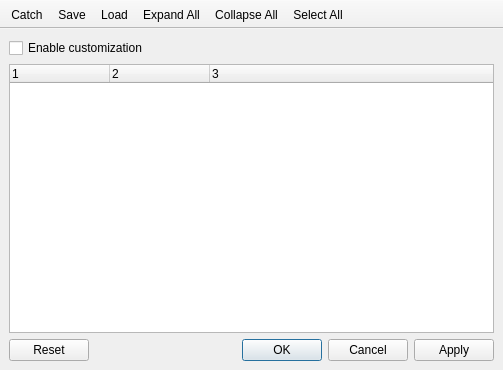
<?xml version="1.0" encoding="UTF-8"?>
<ui version="4.0">
 <class>CustomizationDialogBase</class>
 <widget class="QMainWindow" name="CustomizationDialogBase">
  <property name="geometry">
   <rect>
    <x>0</x>
    <y>0</y>
    <width>503</width>
    <height>370</height>
   </rect>
  </property>
  <property name="windowTitle">
   <string>Customization</string>
  </property>
  <widget class="QWidget" name="centralwidget">
   <layout class="QVBoxLayout" name="verticalLayout_2">
    <item>
     <widget class="QCheckBox" name="mCustomizationEnabledCheckBox">
      <property name="text">
       <string>Enable customization</string>
      </property>
     </widget>
    </item>
    <item>
     <widget class="QTreeWidget" name="treeWidget">
      <property name="selectionBehavior">
       <enum>QAbstractItemView::SelectItems</enum>
      </property>
      <property name="columnCount">
       <number>3</number>
      </property>
      <attribute name="headerVisible">
       <bool>true</bool>
      </attribute>
      <column>
       <property name="text">
        <string notr="true">1</string>
       </property>
      </column>
      <column>
       <property name="text">
        <string notr="true">2</string>
       </property>
      </column>
      <column>
       <property name="text">
        <string notr="true">3</string>
       </property>
      </column>
     </widget>
    </item>
    <item>
     <widget class="QDialogButtonBox" name="buttonBox">
      <property name="orientation">
       <enum>Qt::Horizontal</enum>
      </property>
      <property name="standardButtons">
       <set>QDialogButtonBox::Apply|QDialogButtonBox::Cancel|QDialogButtonBox::Ok|QDialogButtonBox::Reset</set>
      </property>
     </widget>
    </item>
   </layout>
  </widget>
  <widget class="QToolBar" name="toolBar">
   <property name="windowTitle">
    <string>toolBar</string>
   </property>
   <property name="movable">
    <bool>false</bool>
   </property>
   <property name="iconSize">
    <size>
     <width>24</width>
     <height>24</height>
    </size>
   </property>
   <attribute name="toolBarArea">
    <enum>TopToolBarArea</enum>
   </attribute>
   <attribute name="toolBarBreak">
    <bool>false</bool>
   </attribute>
   <addaction name="actionCatch"/>
   <addaction name="actionSave"/>
   <addaction name="actionLoad"/>
   <addaction name="actionExpandAll"/>
   <addaction name="actionCollapseAll"/>
   <addaction name="actionSelectAll"/>
  </widget>
  <action name="actionCatch">
   <property name="checkable">
    <bool>true</bool>
   </property>
   <property name="icon">
    <iconset>
     <normaloff>:/images/themes/default/mActionSelect.svg</normaloff>:/images/themes/default/mActionSelect.svg</iconset>
   </property>
   <property name="text">
    <string>Catch</string>
   </property>
   <property name="toolTip">
    <string>Switch to catching widgets in main application</string>
   </property>
  </action>
  <action name="actionSave">
   <property name="icon">
    <iconset>
     <normaloff>:/images/themes/default/mActionFileSave.svg</normaloff>:/images/themes/default/mActionFileSave.svg</iconset>
   </property>
   <property name="text">
    <string>Save</string>
   </property>
   <property name="toolTip">
    <string>Save to file</string>
   </property>
  </action>
  <action name="actionLoad">
   <property name="icon">
    <iconset>
     <normaloff>:/images/themes/default/mActionFileOpen.svg</normaloff>:/images/themes/default/mActionFileOpen.svg</iconset>
   </property>
   <property name="text">
    <string>Load</string>
   </property>
   <property name="toolTip">
    <string>Load from file</string>
   </property>
  </action>
  <action name="actionExpandAll">
   <property name="icon">
    <iconset>
     <normaloff>:/images/themes/default/mActionExpandTree.svg</normaloff>:/images/themes/default/mActionExpandTree.svg</iconset>
   </property>
   <property name="text">
    <string>Expand All</string>
   </property>
  </action>
  <action name="actionCollapseAll">
   <property name="icon">
    <iconset>
     <normaloff>:/images/themes/default/mActionCollapseTree.svg</normaloff>:/images/themes/default/mActionCollapseTree.svg</iconset>
   </property>
   <property name="text">
    <string>Collapse All</string>
   </property>
  </action>
  <action name="actionSelectAll">
   <property name="icon">
    <iconset>
     <normaloff>:/images/themes/default/mActionSelectAllTree.svg</normaloff>:/images/themes/default/mActionSelectAllTree.svg</iconset>
   </property>
   <property name="text">
    <string>Select All</string>
   </property>
  </action>
 </widget>
 <resources>
  <include location="../../images/images.qrc"/>
 </resources>
 <connections/>
</ui>
